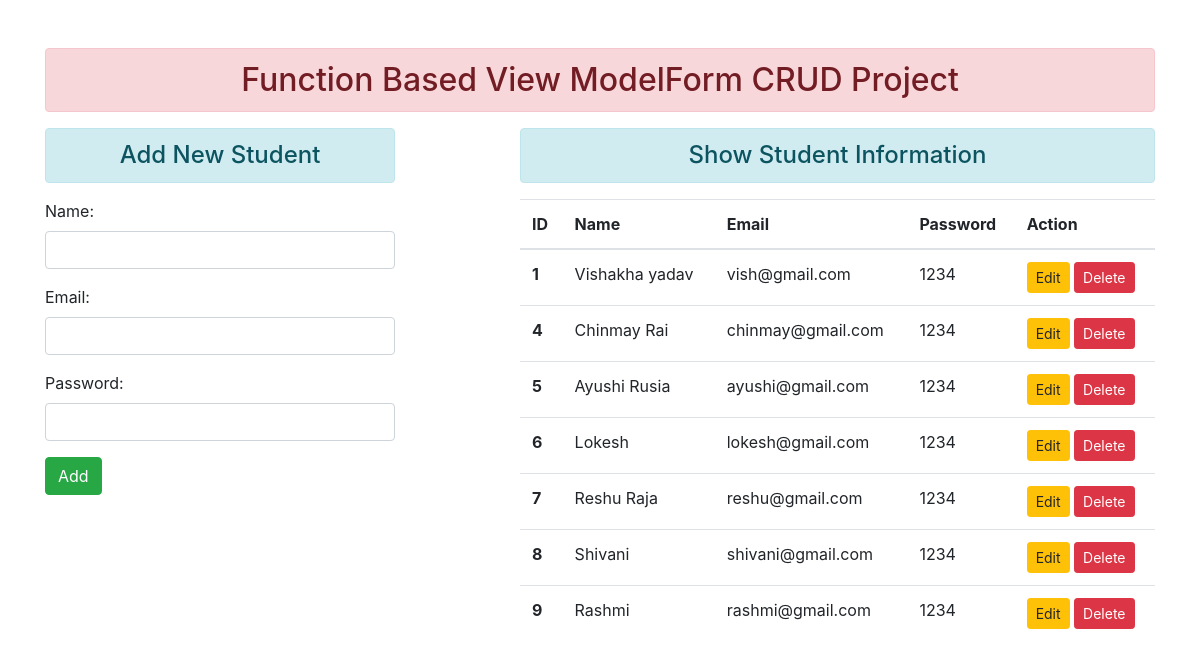
The page / on the database its author committed.
### app/models.py (models this page shows, shortened)
class User(models.Model):
    name = models.CharField(max_length=50)
    email = models.EmailField()
    password = models.CharField(max_length=50)

### app/views.py (the view)
# urls.py: path('',views.add_show, name= 'addandshow'),
def add_show(request):
    if request.method == 'POST':
        fm = StudentRegistration(request.POST)
        if fm.is_valid():
            nm = fm .cleaned_data['name']
            em = fm.cleaned_data['email']
            pw = fm.cleaned_data['password']
            reg = User(name= nm, email=em, password = pw)
            reg.save()
            fm = StudentRegistration()
    else:
        fm = StudentRegistration()
    stud = User.objects.all()
    return render(request, 'enroll/addandshow.html',{'form':fm, 'stu':stud})

### app/forms.py
class StudentRegistration(forms.ModelForm):
    class Meta:
        model = User
        fields =['name', 'email', 'password']
        widgets ={
            'name' : forms.TextInput(attrs = {'class' :'form-control' }),
            'email' : forms.EmailInput(attrs = {'class' :'form-control' }),
            'password' : forms.PasswordInput(render_value =True ,attrs = {'class' :'form-control' }),
        }

### app/templates/enroll/addandshow.html (shortened to what this page needs)
{% extends 'enroll/base.html' %}
{% block content %}
<div class="row">
 <div class="col-sm-4">
  <h4 class="text-center alert alert-info">Add New Student</h4>
  <form action="" method="POST">
   {{form.as_p}}
   <input type="submit" class="btn btn-success" value="Add">
  </form>
 </div>
 <div class="col-sm-7 offset-1">
  <h4 class="text-center alert alert-info">Show Student Information</h4>
  {% if stu %}
   <table class="table table-hover">
     <thead>
       <tr>
         <th scope="col">ID</th>
         <th scope="col">Name</th>
         <th scope="col">Email</th>
         <th scope="col">Password</th>
         <th scope="col">Action</th>
       </tr>
     </thead>
     <tbody>
      {% for st in stu %}
       <tr>
         <th scope="row">{{st.id}}</th>
         <td>{{st.name}}</td>
         <td>{{st.email}}</td>
         <td>{{st.password}}</td>
         <td>
         <a href="{% url 'updatedata' st.id %}" class="btn btn-warning btn-sm">Edit</a>
         <form action="{% url 'deletedata' st.id %}" method="post" class="d-inline"> {% csrf_token %}
          <input type="submit" class="btn btn-danger btn-sm" value="Delete">
         </form>
         </td>
       </tr>
      {% endfor %}
     </tbody>
   </table>
  {% else %}
   <h4 class="text-center alert alert-warning">No Records</h4>
  {% endif %}
 </div>
</div>
{% endblock content %}

### app/templates/enroll/base.html (shortened to what this page needs)
<!DOCTYPE html>
{% load static %}
<html lang="en">
<head>
 <link rel="stylesheet" href="{% static 'static/enroll/css/bootstrap.css' %}">
</head>
<body>
 <div class="container mt-5">
  <h2 class="text-center alert alert-danger">Function Based View ModelForm CRUD Project</h2>
  {% block content %} {% endblock content %}
 </div>
</body>
</html>

### rows shown on the page
User: id "1", name "Vishakha yadav", email "vish@gmail.com", password "1234"
User: id "4", name "Chinmay Rai", email "chinmay@gmail.com", password "1234"
User: id "5", name "Ayushi Rusia", email "ayushi@gmail.com", password "1234"
User: id "6", name "Lokesh", email "lokesh@gmail.com", password "1234"
User: id "7", name "Reshu Raja", email "reshu@gmail.com", password "1234"
User: id "8", name "Shivani", email "shivani@gmail.com", password "1234"
User: id "9", name "Rashmi", email "rashmi@gmail.com", password "1234"
